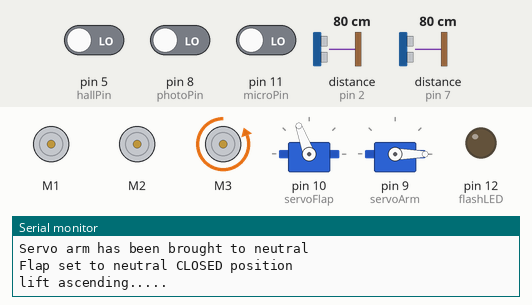
This sketch was run on a simulated Arduino Uno, built with avr-gcc and run on an emulated ATmega328P. Shown: 3 × DC motor (green arrow = forward, orange = backward, longer = faster), 2 × servo, output pins drawn as LEDs (lit = HIGH), the last lines printed to the serial monitor. Wiring (inferred from the names in the program): ultrasonic range finder: trigger pin 6; echo pin 7. Dashed ring = blinking. Inputs (shaded band) come from the test bench; at power-on: pin 11 (microPin) LOW, distance to the obstacle (sensors on pin 2, pin 7) 80 cm, pin 8 (photoPin) LOW, pin 5 (hallPin) LOW. The echo pulse lasts 58.3 µs per cm; pins used as bus, display or sensor lines are not drawn.

Above: at 8.8 s.
8.9 s: pin 11 (microPin) driven HIGH
At 9.3 s:
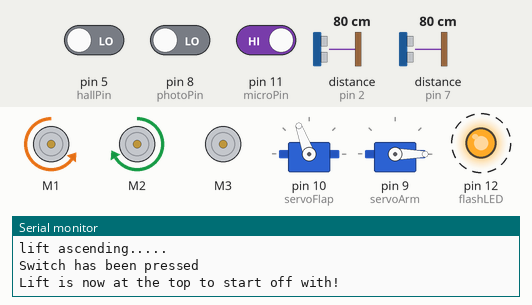
12.4 s: distance to the obstacle (sensor on pin 2) set to 2 cm
At 13.6 s:
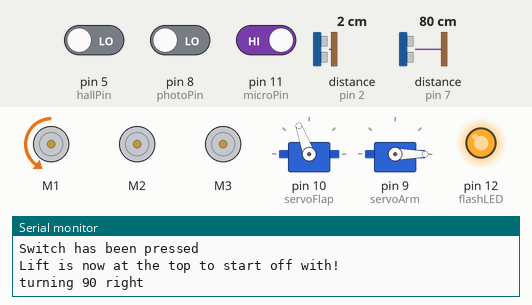
18.7 s: distance to the obstacle (sensor on pin 2) set to 35 cm
At 27.08 s:
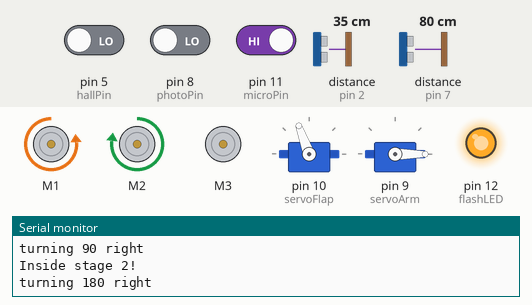
27.3 s: pin 8 (photoPin) driven HIGH
At 28.7 s:
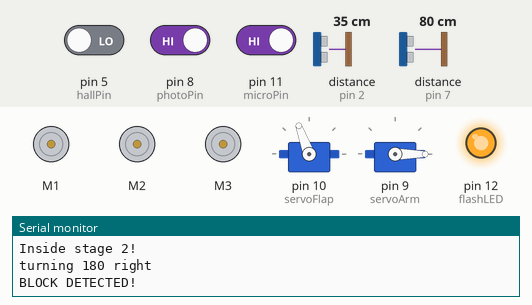
42.4 s: pin 8 (photoPin) driven LOW
51.0 s: distance to the obstacle (sensor on pin 2) set to 4 cm
At 52.2 s:
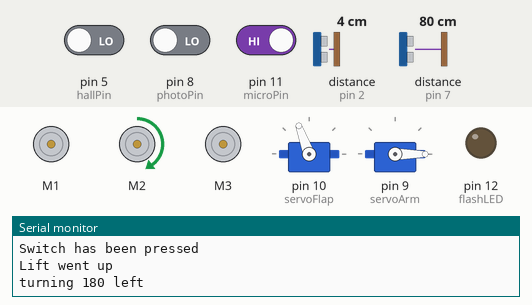
Timing chart, 0 to 53.5 s (numbered marks = the images above; inputs shaded):
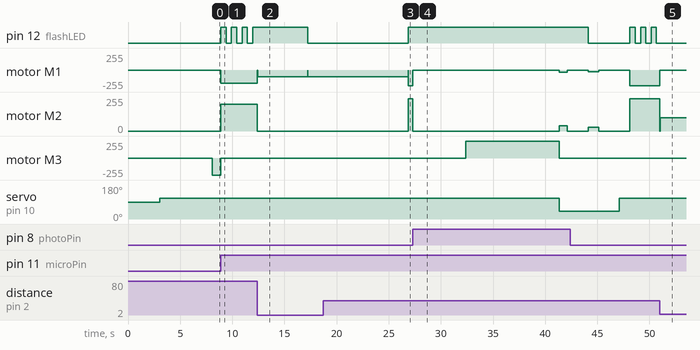

The sketch:

testrun_new.ino
```cpp
#include <Wire.h>
#include <Adafruit_MotorShield.h>
#include<Servo.h>

Servo servoFlap;
Servo servoArm;

Adafruit_MotorShield AFMS = Adafruit_MotorShield();

Adafruit_DCMotor *myMotorLeft = AFMS.getMotor(1);
Adafruit_DCMotor *myMotorRight = AFMS.getMotor(2);
Adafruit_DCMotor *myMotorLift = AFMS.getMotor(3);


// function and variable definitions
// bool moveToWall(int distance_limit, int distance_no_speed);
const int trigPinFront = 3; // Trigger Pin of Ultrasonic Sensor
const int echoPinFront = 2; // Echo Pin of Ultrasonic Sensor
const int trigPinSide = 6;
const int echoPinSide = 7;
const int flashLED = 12;   // pin number for the flashing led  // TODO!
const int photoPin = 8; // Phototransistor Pin - high for block, low for no block
const int hallPin = 5;  // hall effect sensor pin
const int microPin = 11;

long duration = 0;
float distance = 0;
float motor_speed = 0;
int distance_limit = 30;
int distance_no_speed = 20;
bool atWall, hall;
long olddist;
int stage;
int nextTurn = 1; // 1 if next turn is right 90, 2 if next turn is right 180, 3 if next turn is left 180
int sweep = 0;
int autoCounter = 0, liftCounter = 0;
float sideDist, sideDistOld, diff;
float kp = 20;
bool rwheel;
int pos;
int var;
bool isThereABlock;

int time_a = 0;
int time_b = 0;
int time_gap = 2000;
int iterations = 0;

int flashLEDstate = LOW;
unsigned long previousMillis = 0;
const long interval = 500;


void setup() {
  Serial.begin(9600);
  Serial.println("Hello! I'm Henry the Robot.");

  // initialise right and left motors, set initial speed and readings
  myMotorLeft->run(RELEASE);
  myMotorRight->run(RELEASE);
  myMotorLift->run(RELEASE);

  delay(3000);

  // ultrasound pin setup - trigger output, echo input
  pinMode(trigPinFront, OUTPUT);
  pinMode(echoPinFront, INPUT);
  pinMode(trigPinSide, OUTPUT);
  pinMode(echoPinSide, INPUT);
  pinMode(microPin, INPUT);

  pinMode(photoPin, INPUT);
  pinMode(hallPin, INPUT);
  pinMode(flashLED, OUTPUT);

  // initialise motor operation
  AFMS.begin();  // create with the default frequency 1.6KHz

  // initialise right and left motors, set initial speed and readings
  myMotorLeft->run(RELEASE);
  myMotorRight->run(RELEASE);
  myMotorLift->run(RELEASE);

  motor_speed = 255;
  atWall = false;
  sideDist = get_distance(2);

  // setting up the servo motors
  servoFlap.attach(10); // the pin!
  servoArm.attach(9); // the pin!

  stage = 0;
  var = 0;

  //------ a few initial mechanical set ups made--------------
  bringArmToNeutral(servoArm, 0);
  Serial.println("Servo arm has been brought to neutral");
  delay(50);

  digitalWrite(flashLED, flashLEDstate);

  closeFlap(servoFlap, 40, 120);
  Serial.println("Flap set to neutral CLOSED position");
  delay(5000);

  liftGoingUp(myMotorLift, 255, 7000);
  Serial.println("Lift is now at the top to start off with!");
  //----------------------------------------------------------

}


void loop() {

  // -------This bit of code is to keep the flash led flashing--
  // -------every 1 second everytime loop is running------------
  unsigned long currentMillis = millis();
  if(currentMillis - previousMillis >= interval){
    previousMillis = currentMillis;
    if(flashLEDstate == LOW){
      flashLEDstate = HIGH;
    }
    else flashLEDstate = LOW;
  }
  digitalWrite(flashLED, flashLEDstate);
  // -----------------------------------------------------------


  // counter for path auto-correction - checks every 20 loops
  autoCounter += 1;
  if(autoCounter > 20) {
    autoCounter = 0;
  }

  // compares previous and current distance from wall, adjusts path proportionally to difference
  if(autoCounter == 0){
    sideDistOld = sideDist;
    sideDist = get_distance(2);
    diff = sideDist - sideDistOld;
    if(sideDistOld > sideDist){
      rwheel = true;
      diff = -diff;
    }
    else if(sideDistOld < sideDist){
      rwheel = false;
    }
    else{
      diff = 0;
    }

    // differences above 7cm discarded as anomalous
    // differences while turning set to 0
    if(diff > 5.0 || stage != 0) diff = 0;

  }


  distance = get_distance(1);
  //Serial.println(distance);

  time_b = millis();
  time_a = millis();

  switch(stage){
    case 0: // moves FORWARD till WALL

          // drop off shelf causes some error in ultrasound behaviour - readings disregarded when US pointing at shelf
          if(distance > 93 && distance < 140 && nextTurn == 3 && sweep != 1 && sweep < 6) diff = 0;
          //if(sweep > 6) diff = 0;
          if(sweep == 6){ // if in the last portion of journey, go halfway and turn towards shelf
            distance_limit = 130;
            distance_no_speed = 120;
            nextTurn = 4;
          }
          else if(sweep == 7) nextTurn = 5; // if facing to shelf, go forward and stop completely
          else if(sweep == 8){
            nextTurn = 7;
            distance_limit = 35;
            distance_no_speed = 25;
          }

          isThereABlock = checkForBlock();
          //isThereABlock = false;                  // comment out for actual testing!
          if(isThereABlock==true){
            Serial.println("BLOCK DETECTED!");
            //delay(1000);

            stopRLMotors(5000, myMotorRight, myMotorLeft);
            Serial.println("RL Motors stopped!");
            closeFlap(servoFlap, 40, 120);
            Serial.println("Servo flap closed!");


            Serial.println("Taking lift up");
            liftGoingUp(myMotorLift, 255, 7000);

            Serial.println("Taking lift down");
            liftGoingDown(myMotorLift, 255, 9000);
            openFlap(servoFlap, 120, 40);
            Serial.println("Servo flap has been opened!");


            motor_speed = 40;
            iterations = 0;
            Serial.println("Entering while loop");
            while(iterations < 15){
              //moveForward(myMotorRight, motor_speed, myMotorLeft, motor_speed, 100);
              moveForward(myMotorLeft, motor_speed, myMotorRight, motor_speed, 50);
              iterations+=1;
              Serial.print(iterations);
              if(isHallActive()==true){
                Serial.println("MAGNETIC BLOCK DETECTED");
                delay(1000);
                liftGoingUp(myMotorLift, 255, 10000);
                stage = 0;
                break;
              }
            }

            stopRLMotors(2000, myMotorRight, myMotorLeft);
            // by this point, block would be ready to be pushed on to the lift
            // code will go to stage 9 if the hall sensor doesn't become active within the next time_gap milliseconds
            stage = 9;  // for the pick up
            break;
          }


          // move forward with course correction until wall reached
          atWall = moveToWall(distance_limit, distance_no_speed);

          // when wall reached, move onto next stage
          if(atWall == true){ // turns when gets close to wall
            stage = nextTurn;
          }

          break;

    case 1:
          // turn RIGHT 90 degrees

          Serial.println("turning 90 right");
          //Serial.println("you made it into case 1 well done");
          motor_speed = 100;
          turnRight(myMotorLeft, motor_speed, myMotorRight, 0, 4800);
          stage = 0;
          nextTurn += 1;
          sweep = 1;
          distance_limit = 35;
          distance_no_speed = 25;
          break;

    case 2:
          // turn RIGHT 180 degrees
          Serial.println("Inside stage 2!");

          Serial.println("turning 180 right");
          motor_speed = 100;
          turnRight(myMotorLeft, motor_speed, myMotorRight, 0, 9600);
          stage = 0;
          nextTurn += 1;
          sweep += 1;
          break;

    case 3:
          // turn LEFT 180 degrees
          Serial.println("turning 180 left");
          motor_speed = 100;
          turnLeft(myMotorLeft, 0, myMotorRight, motor_speed, 9600);
          stage = 0;
          nextTurn -= 1;
          sweep += 1;
          break;

    case 4:
          // turn LEFT 90 degrees

          Serial.println("turning 90 left");
          motor_speed = 100;
          turnLeft(myMotorLeft, 0, myMotorRight, motor_speed, 4800);
          stage = 0;
          sweep = 7;
          distance_limit = 20;
          distance_no_speed = 10;
          break;

    case 5:
          // at loading place
          stopRLMotors(5000, myMotorRight, myMotorLeft);
          stage = 6;
          break;

    case 6: // parking - leaving loading shelf and turning towards finish box
          motor_speed = 255;
          moveBackwards(myMotorLeft, motor_speed, myMotorRight, motor_speed, 1000);
          motor_speed = 100;
          turnLeft(myMotorLeft, 0, myMotorRight, motor_speed, 4800);
          stage = 0;
          sweep = 8;
          break;

    case 7: // parking - combined with case 8
          turnRight(myMotorLeft, motor_speed, myMotorRight, 0, 4800);
          stage = 8;
          break;

    case 8: // parking - continuation from case 7
          stopRLMotors(5000, myMotorRight, myMotorLeft);
          break;

    case 9:
            // After detecting a block and magnetic sensor doesn't become active
            motor_speed = 30;
            moveForward(myMotorLeft, motor_speed, myMotorRight, motor_speed, 1000);
            stopRLMotors(2000, myMotorRight, myMotorLeft);
            pickUp();
            stage = 0;
            break;

     case 10:  // TESTING THE SERVO FLAP - OPEN AND CLOSE
            Serial.println("Inside case 13!");
            openFlap(servoFlap, 120, 40);
            Serial.println("FLAP OPENED");
            delay(3000);
            closeFlap(servoFlap, 40, 120);
            Serial.println("FLAP CLOSED");
            delay(3000);
            break;


     case 11: // TO TEST THE HALL SENSOR
            hall = isHallActive();
            if(hall==true){
              Serial.println("READING HIGH");
              delay(300);
              //var = 1;
            }
            else if(hall==false){
              Serial.println("READING LOW");
              delay(300);
              //var = 0;
            }
            break;

     case 12:   // TO TEST THE PHOTO SENSOR
            Serial.println("in case 21");
            if(isPhotoActive()==true){
              Serial.println("READING HIGH");
              delay(100);

            }
            else if(isPhotoActive()==false){
              Serial.println("READING LOW");
              delay(100);

            }
            break;

     case 13:   // TO TEST THE MICROSWITCH
            Serial.println("Inside case 22");
            delay(300);
            if(isMicroswitchPressed(microPin)==true){
              Serial.println("READING HIGH");
              delay(100);
              //var = 1;
            }
            else if(isMicroswitchPressed(microPin)==false){
              Serial.println("READING LOW");
              delay(100);
              //var = 0;
            }
            break;

  }
}
```

a_distance.ino
```cpp
int trigPin, echoPin;

float get_distance(int whichSensor){
  /*
   * Function to get the distance as measured by the ultrasound sensors
   * By passing argument as 1 or 2, you can get the distance for the
   * front or the side ultrasound respectively
   */


  if(whichSensor == 1){
    trigPin = trigPinFront;
    echoPin = echoPinFront;
  }
  else if(whichSensor == 2){
    trigPin = trigPinSide;
    echoPin = echoPinSide;
  }

  digitalWrite(trigPin, LOW);
  delayMicroseconds(2);
  digitalWrite(trigPin, HIGH);
  delayMicroseconds(10);
  digitalWrite(trigPin, LOW);
  duration = pulseIn(echoPin, HIGH);
  distance = duration*0.034/2.0;

  return distance;
}
```

c_motor.ino
```cpp
void moveForward(Adafruit_DCMotor *motor1, long motor_speed_1, Adafruit_DCMotor *motor2, long motor_speed_2, long dur){
  /*
   * Function to move forward
   */

  motor1->setSpeed(motor_speed_1-4);
  motor2->setSpeed(motor_speed_2);

  motor1->run(BACKWARD);
  motor2->run(FORWARD);

  delay(dur);
}

void moveBackwards(Adafruit_DCMotor *motor1, long motor_speed_1, Adafruit_DCMotor *motor2, long motor_speed_2, long dur){
  /*
   * Function to move backwards
   */

  motor1->setSpeed(motor_speed_1);
  motor2->setSpeed(motor_speed_2);

  motor1->run(FORWARD);
  motor2->run(BACKWARD);

  delay(dur);

  for(int i = 100; i >= 0; i--){
    motor1->setSpeed(i);
    motor2->setSpeed(i);
    delay(10);
  }
}

void turnRight(Adafruit_DCMotor *motor1, long motor_speed_1, Adafruit_DCMotor *motor2, long motor_speed_2, long dur){
  /*
   * Function to turn right
   */

  motor1->setSpeed(motor_speed_1);
  motor2->setSpeed(motor_speed_2);

  motor1->run(BACKWARD);
  motor2->run(BACKWARD);

  delay(dur);

  motor1->run(RELEASE);
  motor2->run(RELEASE);

}

void turnLeft(Adafruit_DCMotor *motor1, long motor_speed_1, Adafruit_DCMotor *motor2, long motor_speed_2, long dur){

  /*
   * Function to turn left
   */

  motor1->setSpeed(motor_speed_1);
  motor2->setSpeed(motor_speed_2);

  motor2->run(FORWARD);
  motor1->run(FORWARD);

  delay(dur);

  motor1->run(RELEASE);
  motor2->run(RELEASE);
}

void stopLiftMotor(Adafruit_DCMotor *motor, long dur){

  /*
   * Function to stop the lift motor instantly
   */
  motor->setSpeed(0);

  motor->run(RELEASE);

  delay(dur);
}


void stopRLMotors(long dur, Adafruit_DCMotor *motor1, Adafruit_DCMotor *motor2){
  /*
   * Function to stop the wheel motors instantly
   */
  motor1->setSpeed(0);
  motor2->setSpeed(0);

  motor2->run(FORWARD);
  motor1->run(FORWARD);

  //motor1->run(RELEASE);
  //motor2->run(RELEASE);

  delay(dur);
}

void closeFlap(Servo &servo, int start_degree, int end_degree){
  /*
   * Function to close the flap used to push the block onto the lift
   */
  //servoFlap.write(0);
  //delay(2000);
  end_degree = 110;
  servo.write(end_degree);   // NEW BIT TESTED
  return;

  for (pos = start_degree; pos <= end_degree; pos += 3) { // goes from 180 degrees to 0 degrees
     servo.write(pos);              // tell servo to go to position in variable 'pos'
     delay(15);                       // waits 15ms for the servo to reach the position
  }
}


void openFlap(Servo &servo, int start_degree, int end_degree){
  /*
   * Function to open tbe flap used to push the block onto the lift
   */
  //servoFlap.write(180);
  //delay(2000);

  servo.write(end_degree);     // nEW BIT TESTED
  return;

  for (pos = start_degree; pos >= end_degree; pos -= 3) { // goes from 0 degrees to 180 degrees
    // in steps of 1 degree
    servo.write(pos);              // tell servo to go to position in variable 'pos'
    delay(15);                       // waits 15ms for the servo to reach the position
  }

}

void bringArmToNeutral(Servo &servo,int initial){
  /*
   * Function used to bring a servo to the default position
   */

  servo.write(initial);
  return;
}

void sweepTheArm(Servo &servo, int initial, int final, int sweep_step){
  // function that sweeps the unloading arm and then brings it back to neutral position
  // what works - initial = 0, final = 120, sweep_step = 5

  servo.write(120);
  return;

  servo.write(0);

  // sweeping the arm to take off all the blocks collected
  for (pos = initial; pos <= final; pos += sweep_step) { // goes from 0 degrees to 180 degrees
    // in steps of 1 degree
    servo.write(pos);              // tell servo to go to position in variable 'pos'
    delay(15);  // waits 15ms for the servo to reach the position
  }

  delay(5000);

  // sweeping the arm back to its original position
  for (pos = final; pos >= initial; pos -= sweep_step) { // goes from 180 degrees to 0 degrees
    servo.write(pos);              // tell servo to go to position in variable 'pos'
    delay(15);                       // waits 15ms for the servo to reach the position
  }

  delay(3000);
}


void liftGoingUp(Adafruit_DCMotor *motor, long motor_speed, long dur){
  /*
   * Function to bring the lift up until it is at the top
   * The lift pulley motor is connected to M3 on the motor shield
   */
  // lift goes up until the microswitch on top is pressed
  // run the small motor until this happens
  /*
  if(isMicroswitchPressed == true){
    motor->setSpeed(0);
  }
  else
  */
  motor->setSpeed(motor_speed);
  Serial.println("lift ascending.....");


  while(isMicroswitchPressed(microPin)==false){
    motor->run(BACKWARD);

  }


  Serial.println("Switch has been pressed");
  motor->run(RELEASE);


}

void liftGoingDown(Adafruit_DCMotor *motor, long motor_speed, long dur) {
  /*
   * Function to bring the lift down
   * The lift pulley motor is connected to M3 on the motor shield
   */
  motor->setSpeed(motor_speed);

  motor->run(FORWARD);
  delay(dur);
  motor->setSpeed(0);
  motor->run(RELEASE);
}
```

d_movingtowall.ino
```cpp
bool moveToWall(int distance_limit, int distance_no_speed){
  /*
   * Function to move in a straight line until distance_limit from
   * the wall in front is reached, then slows down to a stop when
   * distance_no_speed is reached.
   *
   * Function includes speed adjustment based on the side sensor
   * reading which ensures the robot moves in a straight line parallel
   * to the walls.
   *
   */

  //Serial.println("Start of one loop \n\n\n");

  if(distance > distance_limit){
    motor_speed = 200;        // changed from 255!!
    float motor_speed_left, motor_speed_right;
    if(diff == 0){
      motor_speed_left = motor_speed;
      motor_speed_right = motor_speed;
    }
    else if(rwheel == true){
      motor_speed_left = motor_speed;
      motor_speed_right = motor_speed - kp*diff;
      //Serial.println("adjusting right");
    }
    else{
      motor_speed_left = motor_speed - kp*diff;
      motor_speed_right = motor_speed;
      //Serial.println("adjusting left");
    }
    moveForward(myMotorLeft, motor_speed_left, myMotorRight, motor_speed_right, 10);
    return false;
  }

  else if (distance > distance_no_speed) {
    motor_speed = (distance - distance_no_speed)*(255/(distance_limit - distance_no_speed));
    moveForward(myMotorLeft, motor_speed, myMotorRight, motor_speed, 10);
    return false;
  }

  else{
    stopRLMotors(20, myMotorLeft, myMotorRight);
    return true;
  }
}
```

Source omitted: e_sensor.ino (935 bytes), f_servos.ino (732 bytes)

Measured:
- after the input at 8.9 s, pin 12 (flashLED): alternates HIGH for 0.51 s and LOW for 0.50 s, starting at once; motor M1: stopped → backward 196/255 at once; motor M2: stopped → forward 200/255 at once; motor M3: backward 255/255 → stopped at once
- after the input at 12.4 s, motor M1: backward 196/255 → backward 100/255 at once; motor M2: forward 200/255 → stopped at once
- after the input at 18.7 s, motor M2: stopped → forward 242/255 after 8.2 s
- after the input at 27.3 s, pin 12 (flashLED): stops changing and stays HIGH; motor M1: backward 238/255 → stopped at once, → backward 36/255 14.1 s later, → stopped 0.75 s later
- after the input at 51.0 s, pin 12 (flashLED): stops changing and stays LOW; motor M1: backward 238/255 → stopped at once; motor M2: forward 242/255 → forward 100/255 at once
